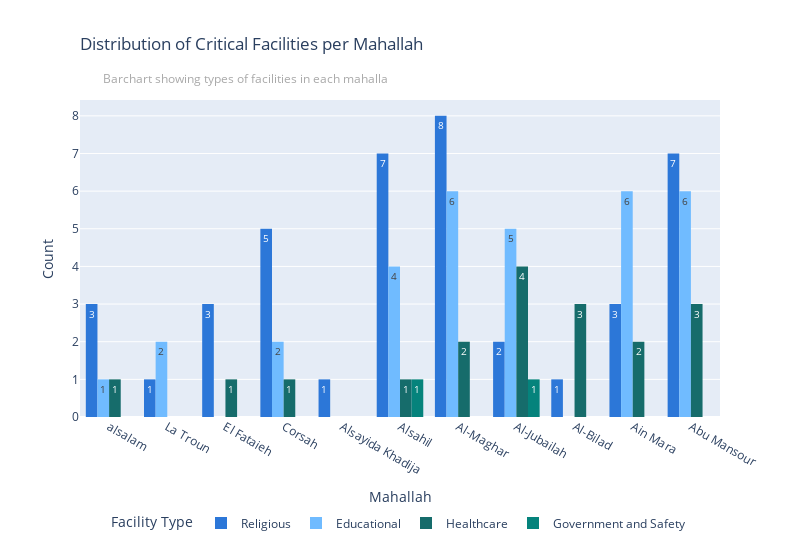

The code cell stored with this chart in its notebook:
### Code cell
fig = px.histogram(data_frame=df_plot.sort_values(by=["muhalla", "id"], ascending=[False, False]),
                   x="muhalla",
                   y="id",
                   labels={"building_typel": "Building Type"},
                   title=f'Distribution of Critical Facilities per Mahallah',
                   barmode="group",
                   text_auto=True,
                   color="building_group",
                   orientation="v", 
                   color_discrete_sequence=color_palete[4:])

fig.update_layout(width=800,
                  height=650,
                  font=dict(size=12),
                  showlegend=False,  # Hide the legend
                  title_x=0.1)  # Center the title

fig.update_layout(xaxis_title="Mahallah")
fig.update_layout(yaxis_title="Count")

fig.update_xaxes(ticksuffix='', tickformat="~s")  # Use ~s for thousands and millions formatting

fig.update_layout(width=800,
                  height=550,
                  font=dict(size=12),
                  showlegend=True,  # Show the legend
                  title_x=0.1,  # Center the title
                  legend=dict(
                      title="Facility Type",
                      orientation="h",  # Horizontal orientation
                      yanchor="bottom",  # Anchor to the bottom of the legend box
                      y=-0.38,  # Position above the chart
                      xanchor="center",  # Center the legend horizontally
                      x=0.5  # Center the legend
                  ))

# Add subtitle as an annotation
fig.add_annotation(
    text="Barchart showing types of facilities in each mahalla",
    xref="paper", yref="paper",
    x=0.485, y=1.1,  # Position relative to the main title
    showarrow=False,
    font=dict(size=12, color="darkgrey"),  # Smaller font and light dark grey color
    xanchor='right'
)

fig.show()

### Figure 1 — Plotly figure (JSON) as saved in the notebook; plotly's stock layout.template omitted (floating-point values rounded to 4 significant figures)
{"data": [{"alignmentgroup": "True", "bingroup": "x", "histfunc": "sum", "hovertemplate": "building_group=Religious<br>muhalla=%{x}<br>sum of id=%{y}<extra></extra>", "legendgroup": "Religious", "marker": {"color": "#2c77d8", "pattern": {"shape": ""}}, "name": "Religious", "offsetgroup": "Religious", "orientation": "v", "showlegend": true, "texttemplate": "%{value}", "type": "histogram", "x": ["alsalam", "La Troun", "El Fataieh", "Corsah", "Alsayida Khadija", "Alsahil", "Al-Maghar", "Al-Jubailah", "Al-Bilad", "Ain Mara", "Abu Mansour"], "xaxis": "x", "y": [3, 1, 3, 5, 1, 7, 8, 2, 1, 3, 7], "yaxis": "y"}, {"alignmentgroup": "True", "bingroup": "x", "histfunc": "sum", "hovertemplate": "building_group=Educational<br>muhalla=%{x}<br>sum of id=%{y}<extra></extra>", "legendgroup": "Educational", "marker": {"color": "#70bbff", "pattern": {"shape": ""}}, "name": "Educational", "offsetgroup": "Educational", "orientation": "v", "showlegend": true, "texttemplate": "%{value}", "type": "histogram", "x": ["alsalam", "La Troun", "Corsah", "Alsahil", "Al-Maghar", "Al-Jubailah", "Ain Mara", "Abu Mansour"], "xaxis": "x", "y": [1, 2, 2, 4, 6, 5, 6, 6], "yaxis": "y"}, {"alignmentgroup": "True", "bingroup": "x", "histfunc": "sum", "hovertemplate": "building_group=Healthcare<br>muhalla=%{x}<br>sum of id=%{y}<extra></extra>", "legendgroup": "Healthcare", "marker": {"color": "#166c6b", "pattern": {"shape": ""}}, "name": "Healthcare", "offsetgroup": "Healthcare", "orientation": "v", "showlegend": true, "texttemplate": "%{value}", "type": "histogram", "x": ["alsalam", "El Fataieh", "Corsah", "Alsahil", "Al-Maghar", "Al-Jubailah", "Al-Bilad", "Ain Mara", "Abu Mansour"], "xaxis": "x", "y": [1, 1, 1, 1, 2, 4, 3, 2, 3], "yaxis": "y"}, {"alignmentgroup": "True", "bingroup": "x", "histfunc": "sum", "hovertemplate": "building_group=Government and Safety<br>muhalla=%{x}<br>sum of id=%{y}<extra></extra>", "legendgroup": "Government and Safety", "marker": {"color": "#05837c", "pattern": {"shape": ""}}, "name": "Government and Safety", "offsetgroup": "Government and Safety", "orientation": "v", "showlegend": true, "texttemplate": "%{value}", "type": "histogram", "x": ["Alsahil", "Al-Jubailah"], "xaxis": "x", "y": [1, 1], "yaxis": "y"}], "layout": {"annotations": [{"font": {"color": "darkgrey", "size": 12}, "showarrow": false, "text": "Barchart showing types of facilities in each mahalla", "x": 0.485, "xanchor": "right", "xref": "paper", "y": 1.1, "yref": "paper"}], "barmode": "group", "font": {"size": 12}, "height": 550, "legend": {"orientation": "h", "title": {"text": "Facility Type"}, "tracegroupgap": 0, "x": 0.5, "xanchor": "center", "y": -0.38, "yanchor": "bottom"}, "showlegend": true, "title": {"text": "Distribution of Critical Facilities per Mahallah", "x": 0.1}, "width": 800, "xaxis": {"anchor": "y", "domain": [0, 1], "tickformat": "~s", "ticksuffix": "", "title": {"text": "Mahallah"}}, "yaxis": {"anchor": "x", "domain": [0, 1], "title": {"text": "Count"}}}}
